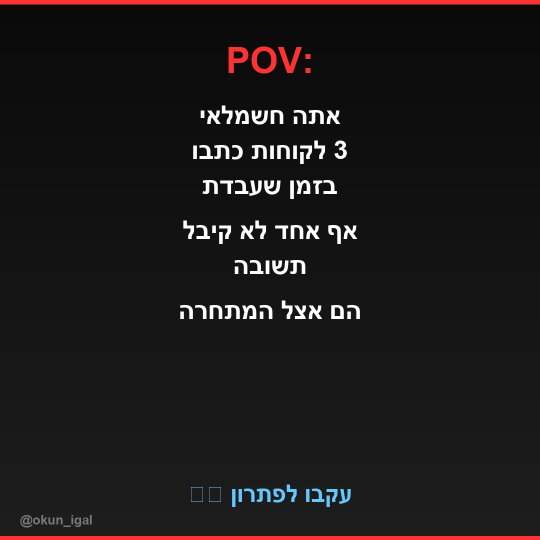
#> input picture INSTAGRAM_AI_STRATEGY/posts/post_01_pov_electrician.jpg, 1080 x 1080 px (shown at 1/2 size)
$ python create_reels.py
#> lines starting #> are read from the running program, lines starting #| are printed output that depends on the picture
"""
Convert Instagram post images to short Reels-ready MP4 videos.
Each image becomes a 7-second vertical video (1080x1920) with a fade-in effect.
"""
from moviepy import ImageClip, AudioFileClip, CompositeAudioClip
from moviepy.video.fx import FadeIn, FadeOut
from PIL import Image
import os
import numpy as np

INPUT_DIR = os.path.join(os.path.dirname(__file__), "posts")
OUTPUT_DIR = os.path.join(os.path.dirname(__file__), "reels")
os.makedirs(OUTPUT_DIR, exist_ok=True)

# Instagram Reels: 1080x1920 (9:16)
REEL_W, REEL_H = 1080, 1920
DURATION = 7  # seconds per reel
FPS = 30

posts = [
    ("post_01_pov_electrician.jpg",    "reel_01_pov.mp4"),
    ("post_02_before_after.jpg",       "reel_02_before_after.mp4"),
    ("post_03_secret.jpg",             "reel_03_secret.mp4"),
    ("post_04_3_mistakes.jpg",         "reel_04_mistakes.mp4"),
    ("post_05_quote_card.jpg",         "reel_05_quote.mp4"),
    ("post_06_whatsapp_tip.jpg",       "reel_06_whatsapp.mp4"),
    ("post_07_chatgpt_prompt.jpg",     "reel_07_prompt.mp4"),
    ("post_08_stats.jpg",              "reel_08_stats.mp4"),
    ("post_09_2026_reality.jpg",       "reel_09_reality.mp4"),
    ("post_10_cta_follow.jpg",         "reel_10_cta.mp4"),
]


def create_reel_from_image(img_path, out_path, duration=DURATION):
    """Convert a 1080x1080 image to a 1080x1920 vertical video for Reels."""
#> called with duration = 7
    # Open and resize image to 1080x1080
    img = Image.open(img_path).convert("RGB")
#> img is the input picture: PIL image 1080x1080 RGB; mean R, G, B 28.7, 25.1, 25.2
    img = img.resize((REEL_W, REEL_W), Image.LANCZOS)

    # Create 1080x1920 canvas (black bg) — center image vertically
    canvas = Image.new("RGB", (REEL_W, REEL_H), (10, 10, 10))
#> canvas: PIL image 1080x1920 RGB; every value is 10
    y_offset = (REEL_H - REEL_W) // 2
    canvas.paste(img, (0, y_offset))
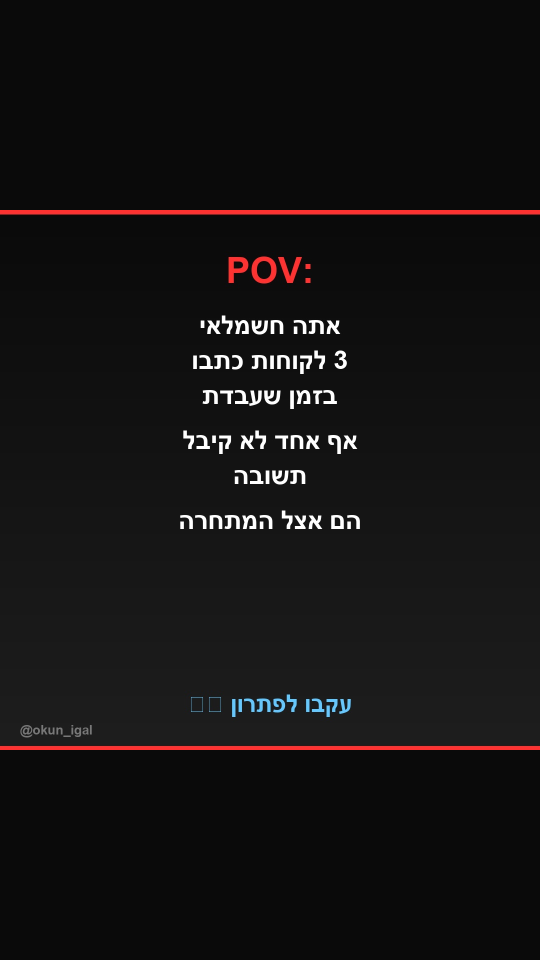
#> canvas: PIL image 1080x1920 RGB (shown at 1/2 size); mean R, G, B 20.5, 18.5, 18.6

    img_array = np.array(canvas)

    # Create static video clip with fade effects
    clip = (ImageClip(img_array, duration=duration)
            .with_effects([FadeIn(0.5), FadeOut(0.5)]))

    # Export
    clip.write_videofile(
        out_path,
        fps=FPS,
        codec="libx264",
        audio=False,
        preset="ultrafast",
        ffmpeg_params=["-crf", "23"],
        logger=None,
    )
    print(f"✅ {os.path.basename(out_path)}")
    clip.close()


if __name__ == "__main__":
    print("🎬 יוצר Reels מהתמונות...\n")
    for img_file, out_file in posts:
        img_path = os.path.join(INPUT_DIR, img_file)
        out_path = os.path.join(OUTPUT_DIR, out_file)
        if not os.path.exists(img_path):
            print(f"⚠️  לא נמצא: {img_file}")
            continue
        try:
            create_reel_from_image(img_path, out_path)
#> (the call stopped at in create_reel_from_image, `clip = (ImageClip(img_array, duration=duration) .with_effects([FadeIn(..`: moviepy is not available in this run)
        except Exception as e:
            print(f"❌ שגיאה ב-{img_file}: {e}")
#> pass 2 of the loop `for img_file, out_file in posts:`:
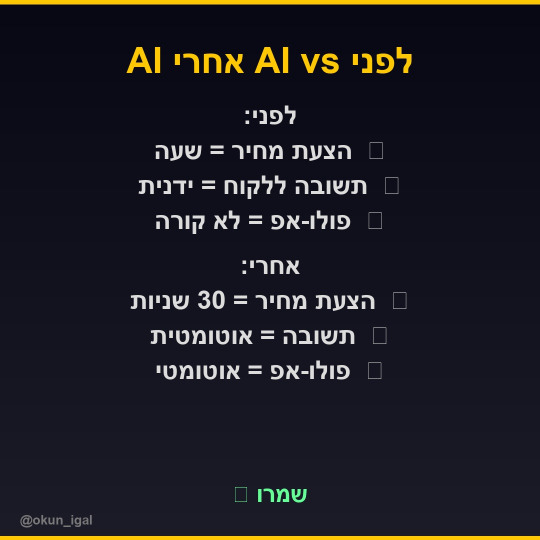
#> input picture INSTAGRAM_AI_STRATEGY/posts/post_02_before_after.jpg, 1080 x 1080 px (shown at 1/2 size)
#> in create_reel_from_image, img is the input picture: PIL image 1080x1080 RGB; mean R, G, B 29.3, 28.1, 34.7
#> in create_reel_from_image (call 2), `canvas.paste(img, (0, y_offset))`:
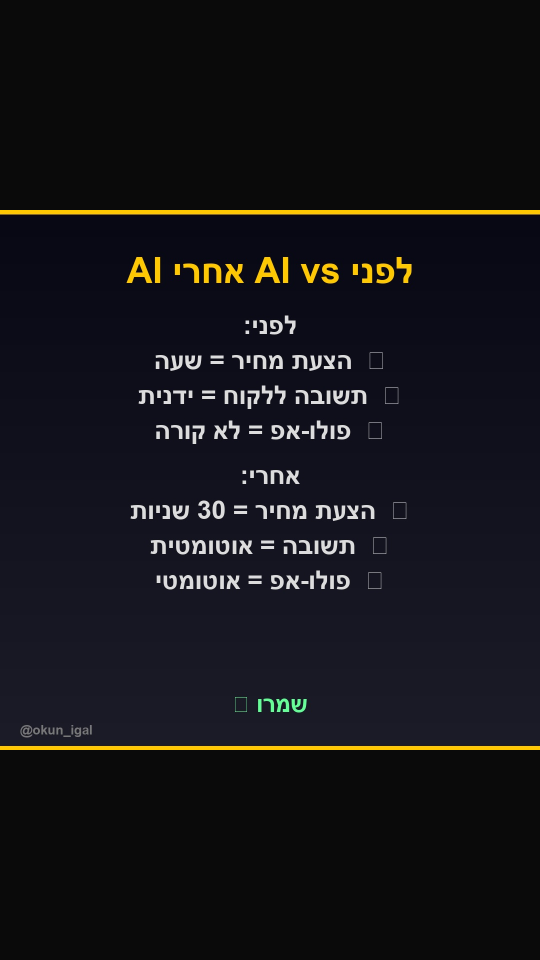
#> canvas: PIL image 1080x1920 RGB (shown at 1/2 size); mean R, G, B 20.8, 20.2, 23.9
#> pass 3 of the loop `for img_file, out_file in posts:`:
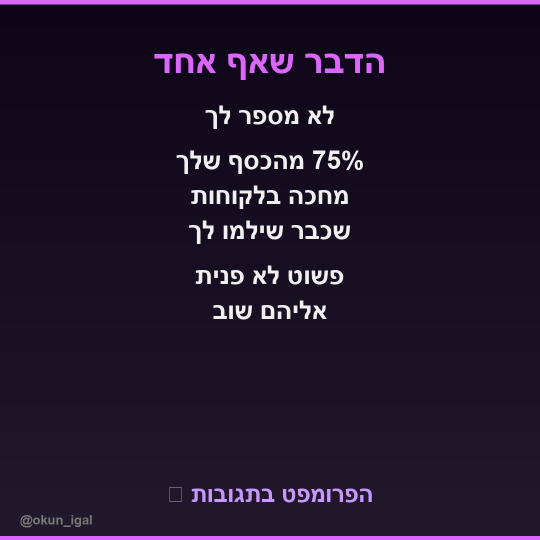
#> input picture INSTAGRAM_AI_STRATEGY/posts/post_03_secret.jpg, 1080 x 1080 px (shown at 1/2 size)
#> in create_reel_from_image, img is the input picture: PIL image 1080x1080 RGB; mean R, G, B 32.9, 21.5, 43.5
#> in create_reel_from_image (call 3), `canvas.paste(img, (0, y_offset))`:
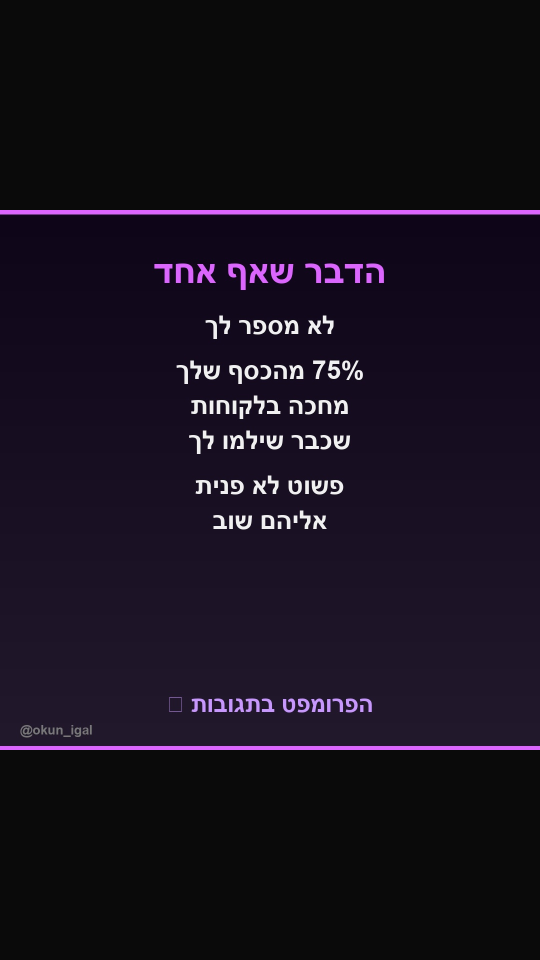
#> canvas: PIL image 1080x1920 RGB (shown at 1/2 size); mean R, G, B 22.9, 16.5, 28.8
#> the loop made 10 passes; the first 3 are shown

    print(f"\n✅ כל הסרטונים נשמרו ב: {OUTPUT_DIR}")
